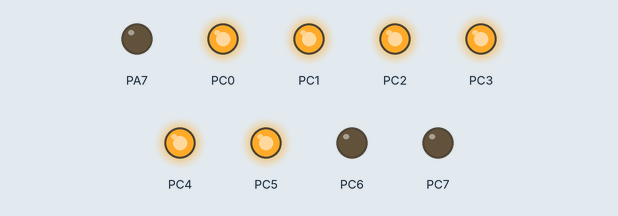
A program run on a simulated ATmega32, built with avr-gcc and emulated at 8 MHz. On the bench: output pins drawn as LEDs (lit = HIGH).

Above: at 0.5 s.
At 2.5 s:
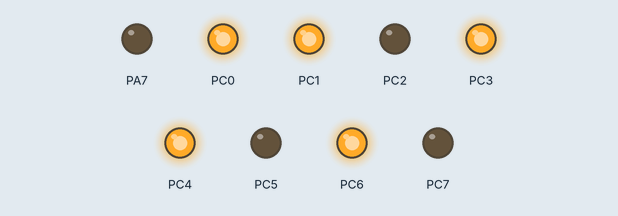
At 3.5 s:
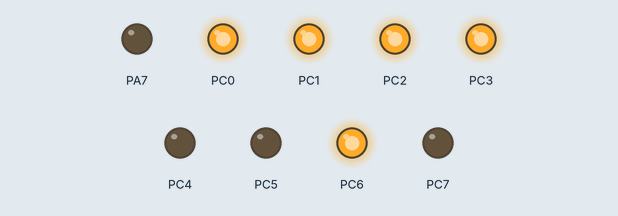
At 5.5 s:
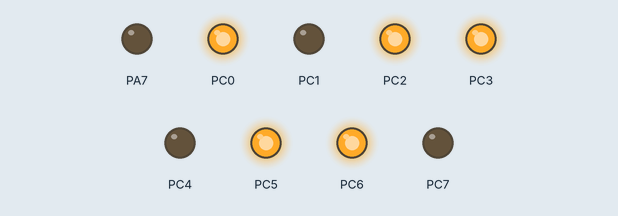
At 8.5 s:
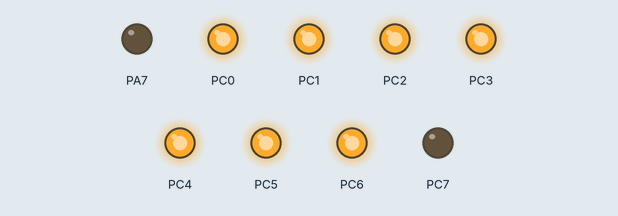
At 11.5 s:
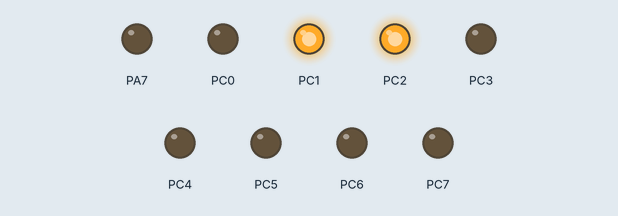
Timing chart, 0 to 13.0 s (numbered marks = the images above):
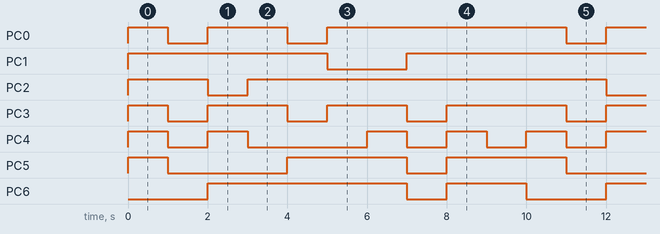

The program:

main.c
```c
/*
 * main.c
 *
 *  Created on: May 23, 2020
 *      Author: my
 */

#ifndef F_CPU
#define F_CPU 8000000
#endif

#include <avr/io.h>
#include <avr/delay.h>

void main(void)
{
	DDRC = 255;
	DDRA = 0b10000000;

	while(1)
	{
		PORTC = 0b00111111;
		_delay_ms(1000);

		PORTC = 0b00000110;
		_delay_ms(1000);

		PORTC = 0b01011011;
		_delay_ms(1000);

		PORTC = 0b01001111;
		_delay_ms(1000);

		PORTC = 0b01100110;
		_delay_ms(1000);

		PORTC = 0b01101101;
		_delay_ms(1000);

		PORTC = 0b01111101;
		_delay_ms(1000);

		PORTC = 0b00000111;
		_delay_ms(1000);

		PORTC = 0b01111111;
		_delay_ms(1000);

		PORTC = 0b01101111;
		_delay_ms(1000);
	}
}
```

Measured:
- by itself, PC0: repeats every 10.0 s: LOW 1.0 s, HIGH 2.0 s, LOW 1.0 s, HIGH 6.0 s
- by itself, PC1: repeats every 10.0 s: LOW 2.0 s, HIGH 8.0 s
- by itself, PC2: repeats every 10.0 s: LOW 1.0 s, HIGH 9.0 s
- by itself, PC3: repeats every 10.0 s: 2 × (LOW 1.0 s, HIGH 2.0 s), LOW 1.0 s, HIGH 3.0 s
- by itself, PC4: repeats every 10.0 s: LOW 1.0 s, HIGH 1.0 s, LOW 3.0 s, 2 × (HIGH 1.0 s, LOW 1.0 s), HIGH 1.0 s
- by itself, PC5: repeats every 10.0 s: LOW 3.0 s, HIGH 3.0 s, LOW 1.0 s, HIGH 3.0 s
- by itself, PC6: repeats every 10.0 s: LOW 1.0 s, HIGH 2.0 s, LOW 2.0 s, HIGH 5.0 s
